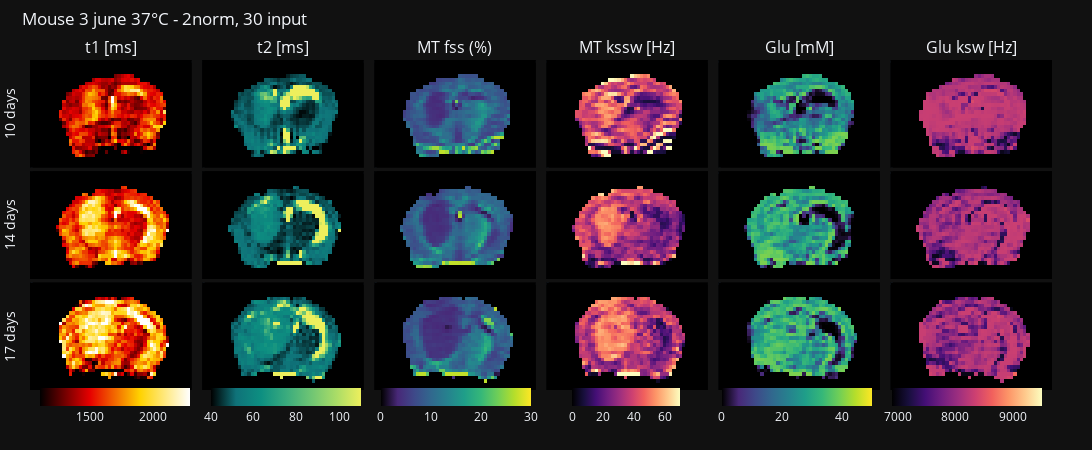

Notebook code cell kept with this figure:
### Code cell
# Create subplots with 1 row and 3 columns, increased horizontal spacing
fig = make_subplots(rows=3, cols=6, horizontal_spacing=0.01, vertical_spacing=0.01, 
                    subplot_titles=['t1 [ms]', 't2 [ms]', 'MT fss (%)',  'MT kssw [Hz]', 'Glu [mM]', 'Glu ksw [Hz]'])

# for subject_i, subject_dict in enumerate(subject_dicts):
for day_i, subject_dicts in enumerate([subject_dicts_june_tumor_10, subject_dicts_june_tumor_14, subject_dicts_june_tumor_17]):
    row_i = day_i+1
    subject_dict = subject_dicts[subject_i]
    phantom_choice = subject_i+1
    subject_dict['save_name'] = save_name
    glu_mouse_fn = os.path.join(parent_dir, 'data', 'scans', subject_dict['scan_name'], subject_dict['sub_name'])
    
    mask = mask_processor(glu_mouse_fn, subject_dict['resratio'])
    subject_image_path, subject_mt_nn_image_path, subject_glu_nn_image_path = image_path_creator(save_name, phantom_choice, dict_name_category, fp_prtcl_name, ga_net_name)
    
    # processing:
    c_acq_data, w_acq_data, acquired_data_52, acquired_data_51, acquired_data_107, acquired_map_t1w, acquired_map_t2w = data_preparation(subject_dict, glu_mouse_fn, txt_file_name, dtype, device, sched_iter, norm_type)
    loss_per_epoch_mt, input_mt_param, quant_maps_mt = mt_step(mt_nn_fn, acquired_map_t1w, acquired_map_t2w, acquired_data_52, c_acq_data, w_acq_data, sched_iter, device)
    loss_per_epoch, loss_per_step, quant_maps_glu = glu_step(ga_nn_fn, acquired_map_t1w, acquired_map_t2w, acquired_data_107, input_mt_param, c_acq_data, w_acq_data, sched_iter, device)
    
    # crop image
    r_c, c_c = regionprops(mask)[0].centroid
    r_c, c_c = int(r_c), int(c_c)
    bb_r_h = 15
    bb_c_w = 25
    
    if os.path.exists(os.path.join(glu_mouse_fn, 'slicer_masks', 'tumor.seg.nrrd')):
        tumor_mask, mirror_mask = tumor_masks_processor(glu_mouse_fn, subject_dict['resratio'])
        tumor_mask = tumor_mask[r_c-bb_r_h:r_c+bb_r_h, c_c-bb_c_w:c_c+bb_c_w]
        mirror_mask = mirror_mask[r_c-bb_r_h:r_c+bb_r_h, c_c-bb_c_w:c_c+bb_c_w]
        
        tumor_cntr = contour_finder(tumor_mask)  # not accurate needs fixing!
        mirror_cntr = contour_finder(mirror_mask)
        
    mask = mask
    cropped_mask = mask[r_c-bb_r_h:r_c+bb_r_h, c_c-bb_c_w:c_c+bb_c_w]

    glu_mouse_fn = os.path.join(parent_dir, 'data', 'scans', subject_dict['scan_name'], subject_dict['sub_name'])
    highres_fn, _, bruker_dataset_highres = bruker_dataset_creator(glu_mouse_fn, txt_file_name, 'T2_MSME_high')
    # wassr_fn, _, bruker_dataset_wassr = bruker_dataset_creator(glu_mouse_fn, txt_file_name, 'WASSR')
    mt_fn, _, bruker_dataset_mt = bruker_dataset_creator(glu_mouse_fn, txt_file_name, 'MT52')
    amide_fn, _, bruker_dataset_amide = bruker_dataset_creator(glu_mouse_fn, txt_file_name, '51_Amide')
    glu_107a_fn, glu_mouse_mrf_files_fn, bruker_dataset_107a = bruker_dataset_creator(glu_mouse_fn, txt_file_name, '107a')
    
    # full_mask = subject_dict['roi_mask']
    date = subject_dict['month']
    save_name = subject_dict['save_name']
    sub_name = subject_dict['sub_name']
    temp = subject_dict['temp']
    highres_img_idx = subject_dict['highres_img_idx']
    resratio = subject_dict['resratio']
    
    # highres_img_idx = 4
    t1 = t1_t2_pixel_reader(glu_phantom_fn=glu_mouse_fn, txt_file_name=txt_file_name, image_idx=3, t_type='t1',
                                   image_file=4)[r_c-bb_r_h:r_c+bb_r_h, c_c-bb_c_w:c_c+bb_c_w]
    t2 = t1_t2_pixel_reader(glu_phantom_fn=glu_mouse_fn, txt_file_name=txt_file_name, image_idx=3, t_type='t2')[r_c-bb_r_h:r_c+bb_r_h, c_c-bb_c_w:c_c+bb_c_w]
    
    # Loading the separately acquired water_t1t2-maps
    shift_up, shift_right = subject_dict['t_shift']
    t1 = np.roll(t1, shift=(shift_up, shift_right), axis=(0, 1))
    t2 = np.roll(t2, shift=(shift_up, shift_right), axis=(0, 1))
    
    # Add heatmaps for the three arrays
    heatmap_t1 = go.Heatmap(z=t1*cropped_mask, showscale=False, zmin=1300, zmax=2300, colorscale=custom_plotly3, coloraxis='coloraxis1') # 500-2400?
    heatmap_t2 = go.Heatmap(z=t2*cropped_mask,showscale=False, zmin=50, zmax=110, colorscale=custom_aggrnyl, coloraxis='coloraxis2') # 35-200?
    heatmap_mt_fs = go.Heatmap(z=quant_maps_mt['fs'][r_c-bb_r_h:r_c+bb_r_h, c_c-bb_c_w:c_c+bb_c_w]*100*cropped_mask, colorscale=custom_viridis, coloraxis='coloraxis3')
    heatmap_mt_ksw = go.Heatmap(z=quant_maps_mt['ksw'][r_c-bb_r_h:r_c+bb_r_h, c_c-bb_c_w:c_c+bb_c_w]*cropped_mask, colorscale=custom_plasma, coloraxis='coloraxis4')
    heatmap_glu_fs = go.Heatmap(z=quant_maps_glu['fs'][r_c-bb_r_h:r_c+bb_r_h, c_c-bb_c_w:c_c+bb_c_w]*(110000/3)*cropped_mask, colorscale=custom_viridis, coloraxis='coloraxis7')
    heatmap_glu_ksw = go.Heatmap(z=quant_maps_glu['ksw'][r_c-bb_r_h:r_c+bb_r_h, c_c-bb_c_w:c_c+bb_c_w]*cropped_mask, colorscale=custom_plasma, coloraxis='coloraxis8')

    
    fig.add_trace(heatmap_t1, row=row_i, col=1)
    fig.add_trace(heatmap_t2, row=row_i, col=2)
    fig.add_trace(heatmap_mt_fs, row=row_i, col=3)
    fig.add_trace(heatmap_mt_ksw, row=row_i, col=4)
    fig.add_trace(heatmap_glu_fs, row=row_i, col=5)
    fig.add_trace(heatmap_glu_ksw, row=row_i, col=6)

fig.update_layout(
    template='plotly_dark',  # Set the theme to plotly dark
    title_text=f"Mouse {phantom_choice} {date} {temp}°C - {norm_type}, {sched_iter} input",
    showlegend=False,  # Hide legend
    height=450,
    width=1100,  # Set a width based on your preference
    margin=dict(l=5, r=40, t=60, b=60),  # Adjust top and bottom margins
    title=dict(x=0.02, y=0.97)  # Adjust the title position
)

# Manually add separate colorbars
colorbar_t1w = {'colorscale': custom_hot, 'cmin': 1100, 'cmax': 2300}
colorbar_t2w = {'colorscale': custom_aggrnyl, 'cmin': 40, 'cmax': 110}
colorbar_fs_mt = {'colorscale': custom_viridis, 'cmin': 0, 'cmax': 30}
colorbar_ksw_mt = {'colorscale': custom_magma, 'cmin': 0, 'cmax': 70}
# colorbar_fs_amide = {'colorscale': custom_viridis, 'cmin': 0, 'cmax': 1000/110000*100}
# colorbar_ksw_amide = {'colorscale': custom_magma, 'cmin': 0, 'cmax': 100}
colorbar_fs = {'colorscale': custom_viridis, 'cmin': 0, 'cmax': 50}
colorbar_ksw = {'colorscale': custom_magma, 'cmin': 6900, 'cmax': 9500}

n = 6
start = 1/(n*2)
step = (1) / n
cb_y = -0.13
fig.update_layout(
    coloraxis1=colorbar_t1w,
    coloraxis2=colorbar_t2w,
    coloraxis3=colorbar_fs_mt,
    coloraxis4=colorbar_ksw_mt,
    # coloraxis5=colorbar_fs_amide,
    # coloraxis6=colorbar_ksw_amide,
    coloraxis7=colorbar_fs,
    coloraxis8=colorbar_ksw,
    coloraxis1_colorbar=dict(orientation='h', x=start, y=cb_y, len=1/n, thickness=18),
    coloraxis2_colorbar=dict(orientation='h', x=start+step, y=cb_y, len=1/n, thickness=18),
    coloraxis3_colorbar=dict(orientation='h', x=start+2*step, y=cb_y, len=1/n, thickness=18),
    coloraxis4_colorbar=dict(orientation='h', x=start+3*step, y=cb_y, len=1/8, thickness=18),
    # coloraxis5_colorbar=dict(orientation='h', x=start+4*step, y=-0.12, len=1/8, thickness=18),
    # coloraxis6_colorbar=dict(orientation='h', x=start+5*step, y=-0.12, len=1/8, thickness=18),
    coloraxis7_colorbar=dict(orientation='h', x=start+4*step, y=cb_y, len=1/n, thickness=18),
    coloraxis8_colorbar=dict(orientation='h', x=start+5*step, y=cb_y, len=1/n, thickness=18),
)

# Add individual titles and separate colorbars
for i, title in enumerate([1, 2, 3, 4, 5, 6, 7, 8], start=1):
    fig.update_xaxes(row=1, col=i, showgrid=False, showticklabels=False)
    fig.update_xaxes(row=2, col=i, showgrid=False, showticklabels=False)
    fig.update_xaxes(row=3, col=i, showgrid=False, showticklabels=False)
    fig.update_yaxes(showgrid=False, row=1, col=i, showticklabels=False, autorange='reversed')  # Reverse the y-axis , autorange='reversed'
    fig.update_yaxes(showgrid=False, row=2, col=i, showticklabels=False, autorange='reversed')  # Reverse the y-axis
    fig.update_yaxes(showgrid=False, row=3, col=i, showticklabels=False, autorange='reversed')  # Reverse the y-axis

fig.update_yaxes(title_text='10 days', showgrid=False, row=1, col=1)
fig.update_yaxes(title_text='14 days', showgrid=False, row=2, col=1)
fig.update_yaxes(title_text='17 days', showgrid=False, row=3, col=1)
# Show the plot
fig.show()
pio.write_image(fig, f'{subject_glu_nn_image_path}/result.jpeg')

### Figure 1 — Plotly figure (JSON) as saved in the notebook; plotly's stock layout.template omitted (floating-point values rounded to 4 significant figures; data arrays with more than 128 entries replaced by an {"elided": "..."} marker saying what was removed)
{"data": [{"coloraxis": "coloraxis", "colorscale": [[0.0, "#000000"], [0.1111, "#1b0c41"], [0.2222, "#4a0c6b"], [0.3333, "#781c6d"], [0.4444, "#a52c60"], [0.5556, "#cf4446"], [0.6667, "#ed6925"], [0.7778, "#fb9b06"], [0.8889, "#f7d13d"], [1.0, "#fcffa4"]], "showscale": false, "z": {"elided": "30x50 float values"}, "zmax": 2300, "zmin": 1300, "type": "heatmap", "xaxis": "x", "yaxis": "y"}, {"coloraxis": "coloraxis2", "colorscale": [[0.0, "#000000"], [0.1667, "rgb(15, 114, 121)"], [0.3333, "rgb(13, 143, 129)"], [0.5, "rgb(57, 171, 126)"], [0.6667, "rgb(110, 197, 116)"], [0.8333, "rgb(169, 220, 103)"], [1.0, "rgb(237, 239, 93)"]], "showscale": false, "z": {"elided": "30x50 float values"}, "zmax": 110, "zmin": 50, "type": "heatmap", "xaxis": "x2", "yaxis": "y2"}, {"coloraxis": "coloraxis3", "colorscale": [[0.0, "#000000"], [0.1111, "#482878"], [0.2222, "#3e4989"], [0.3333, "#31688e"], [0.4444, "#26828e"], [0.5556, "#1f9e89"], [0.6667, "#35b779"], [0.7778, "#6ece58"], [0.8889, "#b5de2b"], [1.0, "#fde725"]], "z": {"elided": "30x50 float values"}, "type": "heatmap", "xaxis": "x3", "yaxis": "y3"}, {"coloraxis": "coloraxis4", "colorscale": [[0.0, "#000000"], [0.1111, "#46039f"], [0.2222, "#7201a8"], [0.3333, "#9c179e"], [0.4444, "#bd3786"], [0.5556, "#d8576b"], [0.6667, "#ed7953"], [0.7778, "#fb9f3a"], [0.8889, "#fdca26"], [1.0, "#f0f921"]], "z": {"elided": "30x50 float values"}, "type": "heatmap", "xaxis": "x4", "yaxis": "y4"}, {"coloraxis": "coloraxis7", "colorscale": [[0.0, "#000000"], [0.1111, "#482878"], [0.2222, "#3e4989"], [0.3333, "#31688e"], [0.4444, "#26828e"], [0.5556, "#1f9e89"], [0.6667, "#35b779"], [0.7778, "#6ece58"], [0.8889, "#b5de2b"], [1.0, "#fde725"]], "z": {"elided": "30x50 float values"}, "type": "heatmap", "xaxis": "x5", "yaxis": "y5"}, {"coloraxis": "coloraxis8", "colorscale": [[0.0, "#000000"], [0.1111, "#46039f"], [0.2222, "#7201a8"], [0.3333, "#9c179e"], [0.4444, "#bd3786"], [0.5556, "#d8576b"], [0.6667, "#ed7953"], [0.7778, "#fb9f3a"], [0.8889, "#fdca26"], [1.0, "#f0f921"]], "z": {"elided": "30x50 float values"}, "type": "heatmap", "xaxis": "x6", "yaxis": "y6"}, {"coloraxis": "coloraxis", "colorscale": [[0.0, "#000000"], [0.1111, "#1b0c41"], [0.2222, "#4a0c6b"], [0.3333, "#781c6d"], [0.4444, "#a52c60"], [0.5556, "#cf4446"], [0.6667, "#ed6925"], [0.7778, "#fb9b06"], [0.8889, "#f7d13d"], [1.0, "#fcffa4"]], "showscale": false, "z": {"elided": "30x50 float values"}, "zmax": 2300, "zmin": 1300, "type": "heatmap", "xaxis": "x7", "yaxis": "y7"}, {"coloraxis": "coloraxis2", "colorscale": [[0.0, "#000000"], [0.1667, "rgb(15, 114, 121)"], [0.3333, "rgb(13, 143, 129)"], [0.5, "rgb(57, 171, 126)"], [0.6667, "rgb(110, 197, 116)"], [0.8333, "rgb(169, 220, 103)"], [1.0, "rgb(237, 239, 93)"]], "showscale": false, "z": {"elided": "30x50 float values"}, "zmax": 110, "zmin": 50, "type": "heatmap", "xaxis": "x8", "yaxis": "y8"}, {"coloraxis": "coloraxis3", "colorscale": [[0.0, "#000000"], [0.1111, "#482878"], [0.2222, "#3e4989"], [0.3333, "#31688e"], [0.4444, "#26828e"], [0.5556, "#1f9e89"], [0.6667, "#35b779"], [0.7778, "#6ece58"], [0.8889, "#b5de2b"], [1.0, "#fde725"]], "z": {"elided": "30x50 float values"}, "type": "heatmap", "xaxis": "x9", "yaxis": "y9"}, {"coloraxis": "coloraxis4", "colorscale": [[0.0, "#000000"], [0.1111, "#46039f"], [0.2222, "#7201a8"], [0.3333, "#9c179e"], [0.4444, "#bd3786"], [0.5556, "#d8576b"], [0.6667, "#ed7953"], [0.7778, "#fb9f3a"], [0.8889, "#fdca26"], [1.0, "#f0f921"]], "z": {"elided": "30x50 float values"}, "type": "heatmap", "xaxis": "x10", "yaxis": "y10"}, {"coloraxis": "coloraxis7", "colorscale": [[0.0, "#000000"], [0.1111, "#482878"], [0.2222, "#3e4989"], [0.3333, "#31688e"], [0.4444, "#26828e"], [0.5556, "#1f9e89"], [0.6667, "#35b779"], [0.7778, "#6ece58"], [0.8889, "#b5de2b"], [1.0, "#fde725"]], "z": {"elided": "30x50 float values"}, "type": "heatmap", "xaxis": "x11", "yaxis": "y11"}, {"coloraxis": "coloraxis8", "colorscale": [[0.0, "#000000"], [0.1111, "#46039f"], [0.2222, "#7201a8"], [0.3333, "#9c179e"], [0.4444, "#bd3786"], [0.5556, "#d8576b"], [0.6667, "#ed7953"], [0.7778, "#fb9f3a"], [0.8889, "#fdca26"], [1.0, "#f0f921"]], "z": {"elided": "30x50 float values"}, "type": "heatmap", "xaxis": "x12", "yaxis": "y12"}, {"coloraxis": "coloraxis", "colorscale": [[0.0, "#000000"], [0.1111, "#1b0c41"], [0.2222, "#4a0c6b"], [0.3333, "#781c6d"], [0.4444, "#a52c60"], [0.5556, "#cf4446"], [0.6667, "#ed6925"], [0.7778, "#fb9b06"], [0.8889, "#f7d13d"], [1.0, "#fcffa4"]], "showscale": false, "z": {"elided": "30x50 float values"}, "zmax": 2300, "zmin": 1300, "type": "heatmap", "xaxis": "x13", "yaxis": "y13"}, {"coloraxis": "coloraxis2", "colorscale": [[0.0, "#000000"], [0.1667, "rgb(15, 114, 121)"], [0.3333, "rgb(13, 143, 129)"], [0.5, "rgb(57, 171, 126)"], [0.6667, "rgb(110, 197, 116)"], [0.8333, "rgb(169, 220, 103)"], [1.0, "rgb(237, 239, 93)"]], "showscale": false, "z": {"elided": "30x50 float values"}, "zmax": 110, "zmin": 50, "type": "heatmap", "xaxis": "x14", "yaxis": "y14"}, {"coloraxis": "coloraxis3", "colorscale": [[0.0, "#000000"], [0.1111, "#482878"], [0.2222, "#3e4989"], [0.3333, "#31688e"], [0.4444, "#26828e"], [0.5556, "#1f9e89"], [0.6667, "#35b779"], [0.7778, "#6ece58"], [0.8889, "#b5de2b"], [1.0, "#fde725"]], "z": {"elided": "30x50 float values"}, "type": "heatmap", "xaxis": "x15", "yaxis": "y15"}, {"coloraxis": "coloraxis4", "colorscale": [[0.0, "#000000"], [0.1111, "#46039f"], [0.2222, "#7201a8"], [0.3333, "#9c179e"], [0.4444, "#bd3786"], [0.5556, "#d8576b"], [0.6667, "#ed7953"], [0.7778, "#fb9f3a"], [0.8889, "#fdca26"], [1.0, "#f0f921"]], "z": {"elided": "30x50 float values"}, "type": "heatmap", "xaxis": "x16", "yaxis": "y16"}, {"coloraxis": "coloraxis7", "colorscale": [[0.0, "#000000"], [0.1111, "#482878"], [0.2222, "#3e4989"], [0.3333, "#31688e"], [0.4444, "#26828e"], [0.5556, "#1f9e89"], [0.6667, "#35b779"], [0.7778, "#6ece58"], [0.8889, "#b5de2b"], [1.0, "#fde725"]], "z": {"elided": "30x50 float values"}, "type": "heatmap", "xaxis": "x17", "yaxis": "y17"}, {"coloraxis": "coloraxis8", "colorscale": [[0.0, "#000000"], [0.1111, "#46039f"], [0.2222, "#7201a8"], [0.3333, "#9c179e"], [0.4444, "#bd3786"], [0.5556, "#d8576b"], [0.6667, "#ed7953"], [0.7778, "#fb9f3a"], [0.8889, "#fdca26"], [1.0, "#f0f921"]], "z": {"elided": "30x50 float values"}, "type": "heatmap", "xaxis": "x18", "yaxis": "y18"}], "layout": {"xaxis": {"anchor": "y", "domain": [0.0, 0.1583], "showgrid": false, "showticklabels": false}, "yaxis": {"anchor": "x", "domain": [0.6733, 1.0], "showgrid": false, "showticklabels": false, "autorange": "reversed", "title": {"text": "10 days"}}, "xaxis2": {"anchor": "y2", "domain": [0.1683, 0.3267], "showgrid": false, "showticklabels": false}, "yaxis2": {"anchor": "x2", "domain": [0.6733, 1.0], "showgrid": false, "showticklabels": false, "autorange": "reversed"}, "xaxis3": {"anchor": "y3", "domain": [0.3367, 0.495], "showgrid": false, "showticklabels": false}, "yaxis3": {"anchor": "x3", "domain": [0.6733, 1.0], "showgrid": false, "showticklabels": false, "autorange": "reversed"}, "xaxis4": {"anchor": "y4", "domain": [0.505, 0.6633], "showgrid": false, "showticklabels": false}, "yaxis4": {"anchor": "x4", "domain": [0.6733, 1.0], "showgrid": false, "showticklabels": false, "autorange": "reversed"}, "xaxis5": {"anchor": "y5", "domain": [0.6733, 0.8317], "showgrid": false, "showticklabels": false}, "yaxis5": {"anchor": "x5", "domain": [0.6733, 1.0], "showgrid": false, "showticklabels": false, "autorange": "reversed"}, "xaxis6": {"anchor": "y6", "domain": [0.8417, 1.0], "showgrid": false, "showticklabels": false}, "yaxis6": {"anchor": "x6", "domain": [0.6733, 1.0], "showgrid": false, "showticklabels": false, "autorange": "reversed"}, "xaxis7": {"anchor": "y7", "domain": [0.0, 0.1583], "showgrid": false, "showticklabels": false}, "yaxis7": {"anchor": "x7", "domain": [0.3367, 0.6633], "showgrid": false, "showticklabels": false, "autorange": "reversed", "title": {"text": "14 days"}}, "xaxis8": {"anchor": "y8", "domain": [0.1683, 0.3267], "showgrid": false, "showticklabels": false}, "yaxis8": {"anchor": "x8", "domain": [0.3367, 0.6633], "showgrid": false, "showticklabels": false, "autorange": "reversed"}, "xaxis9": {"anchor": "y9", "domain": [0.3367, 0.495], "showgrid": false, "showticklabels": false}, "yaxis9": {"anchor": "x9", "domain": [0.3367, 0.6633], "showgrid": false, "showticklabels": false, "autorange": "reversed"}, "xaxis10": {"anchor": "y10", "domain": [0.505, 0.6633], "showgrid": false, "showticklabels": false}, "yaxis10": {"anchor": "x10", "domain": [0.3367, 0.6633], "showgrid": false, "showticklabels": false, "autorange": "reversed"}, "xaxis11": {"anchor": "y11", "domain": [0.6733, 0.8317], "showgrid": false, "showticklabels": false}, "yaxis11": {"anchor": "x11", "domain": [0.3367, 0.6633], "showgrid": false, "showticklabels": false, "autorange": "reversed"}, "xaxis12": {"anchor": "y12", "domain": [0.8417, 1.0], "showgrid": false, "showticklabels": false}, "yaxis12": {"anchor": "x12", "domain": [0.3367, 0.6633], "showgrid": false, "showticklabels": false, "autorange": "reversed"}, "xaxis13": {"anchor": "y13", "domain": [0.0, 0.1583], "showgrid": false, "showticklabels": false}, "yaxis13": {"anchor": "x13", "domain": [0.0, 0.3267], "showgrid": false, "showticklabels": false, "autorange": "reversed", "title": {"text": "17 days"}}, "xaxis14": {"anchor": "y14", "domain": [0.1683, 0.3267], "showgrid": false, "showticklabels": false}, "yaxis14": {"anchor": "x14", "domain": [0.0, 0.3267], "showgrid": false, "showticklabels": false, "autorange": "reversed"}, "xaxis15": {"anchor": "y15", "domain": [0.3367, 0.495], "showgrid": false, "showticklabels": false}, "yaxis15": {"anchor": "x15", "domain": [0.0, 0.3267], "showgrid": false, "showticklabels": false, "autorange": "reversed"}, "xaxis16": {"anchor": "y16", "domain": [0.505, 0.6633], "showgrid": false, "showticklabels": false}, "yaxis16": {"anchor": "x16", "domain": [0.0, 0.3267], "showgrid": false, "showticklabels": false, "autorange": "reversed"}, "xaxis17": {"anchor": "y17", "domain": [0.6733, 0.8317], "showgrid": false, "showticklabels": false}, "yaxis17": {"anchor": "x17", "domain": [0.0, 0.3267], "showgrid": false, "showticklabels": false, "autorange": "reversed"}, "xaxis18": {"anchor": "y18", "domain": [0.8417, 1.0], "showgrid": false, "showticklabels": false}, "yaxis18": {"anchor": "x18", "domain": [0.0, 0.3267], "showgrid": false, "showticklabels": false, "autorange": "reversed"}, "annotations": [{"font": {"size": 16}, "showarrow": false, "text": "t1 [ms]", "x": 0.07917, "xanchor": "center", "xref": "paper", "y": 1.0, "yanchor": "bottom", "yref": "paper"}, {"font": {"size": 16}, "showarrow": false, "text": "t2 [ms]", "x": 0.2475, "xanchor": "center", "xref": "paper", "y": 1.0, "yanchor": "bottom", "yref": "paper"}, {"font": {"size": 16}, "showarrow": false, "text": "MT fss (%)", "x": 0.4158, "xanchor": "center", "xref": "paper", "y": 1.0, "yanchor": "bottom", "yref": "paper"}, {"font": {"size": 16}, "showarrow": false, "text": "MT kssw [Hz]", "x": 0.5842, "xanchor": "center", "xref": "paper", "y": 1.0, "yanchor": "bottom", "yref": "paper"}, {"font": {"size": 16}, "showarrow": false, "text": "Glu [mM]", "x": 0.7525, "xanchor": "center", "xref": "paper", "y": 1.0, "yanchor": "bottom", "yref": "paper"}, {"font": {"size": 16}, "showarrow": false, "text": "Glu ksw [Hz]", "x": 0.9208, "xanchor": "center", "xref": "paper", "y": 1.0, "yanchor": "bottom", "yref": "paper"}], "title": {"text": "Mouse 3 june 37°C - 2norm, 30 input", "x": 0.02, "y": 0.97}, "margin": {"l": 5, "r": 40, "t": 60, "b": 60}, "showlegend": false, "height": 450, "width": 1100, "coloraxis": {"colorbar": {"orientation": "h", "x": 0.08333, "y": -0.13, "len": 0.1667, "thickness": 18}, "colorscale": [[0.0, "#000000"], [0.3333, "rgb(230,0,0)"], [0.6667, "rgb(255,210,0)"], [1.0, "rgb(255,255,255)"]], "cmin": 1100, "cmax": 2300}, "coloraxis2": {"colorscale": [[0.0, "#000000"], [0.1667, "rgb(15, 114, 121)"], [0.3333, "rgb(13, 143, 129)"], [0.5, "rgb(57, 171, 126)"], [0.6667, "rgb(110, 197, 116)"], [0.8333, "rgb(169, 220, 103)"], [1.0, "rgb(237, 239, 93)"]], "cmin": 40, "cmax": 110, "colorbar": {"orientation": "h", "x": 0.25, "y": -0.13, "len": 0.1667, "thickness": 18}}, "coloraxis3": {"colorscale": [[0.0, "#000000"], [0.1111, "#482878"], [0.2222, "#3e4989"], [0.3333, "#31688e"], [0.4444, "#26828e"], [0.5556, "#1f9e89"], [0.6667, "#35b779"], [0.7778, "#6ece58"], [0.8889, "#b5de2b"], [1.0, "#fde725"]], "cmin": 0, "cmax": 30, "colorbar": {"orientation": "h", "x": 0.4167, "y": -0.13, "len": 0.1667, "thickness": 18}}, "coloraxis4": {"colorscale": [[0.0, "#000000"], [0.1111, "#180f3d"], [0.2222, "#440f76"], [0.3333, "#721f81"], [0.4444, "#9e2f7f"], [0.5556, "#cd4071"], [0.6667, "#f1605d"], [0.7778, "#fd9668"], [0.8889, "#feca8d"], [1.0, "#fcfdbf"]], "cmin": 0, "cmax": 70, "colorbar": {"orientation": "h", "x": 0.5833, "y": -0.13, "len": 0.125, "thickness": 18}}, "coloraxis7": {"colorscale": [[0.0, "#000000"], [0.1111, "#482878"], [0.2222, "#3e4989"], [0.3333, "#31688e"], [0.4444, "#26828e"], [0.5556, "#1f9e89"], [0.6667, "#35b779"], [0.7778, "#6ece58"], [0.8889, "#b5de2b"], [1.0, "#fde725"]], "cmin": 0, "cmax": 50, "colorbar": {"orientation": "h", "x": 0.75, "y": -0.13, "len": 0.1667, "thickness": 18}}, "coloraxis8": {"colorscale": [[0.0, "#000000"], [0.1111, "#180f3d"], [0.2222, "#440f76"], [0.3333, "#721f81"], [0.4444, "#9e2f7f"], [0.5556, "#cd4071"], [0.6667, "#f1605d"], [0.7778, "#fd9668"], [0.8889, "#feca8d"], [1.0, "#fcfdbf"]], "cmin": 6900, "cmax": 9500, "colorbar": {"orientation": "h", "x": 0.9167, "y": -0.13, "len": 0.1667, "thickness": 18}}}}
